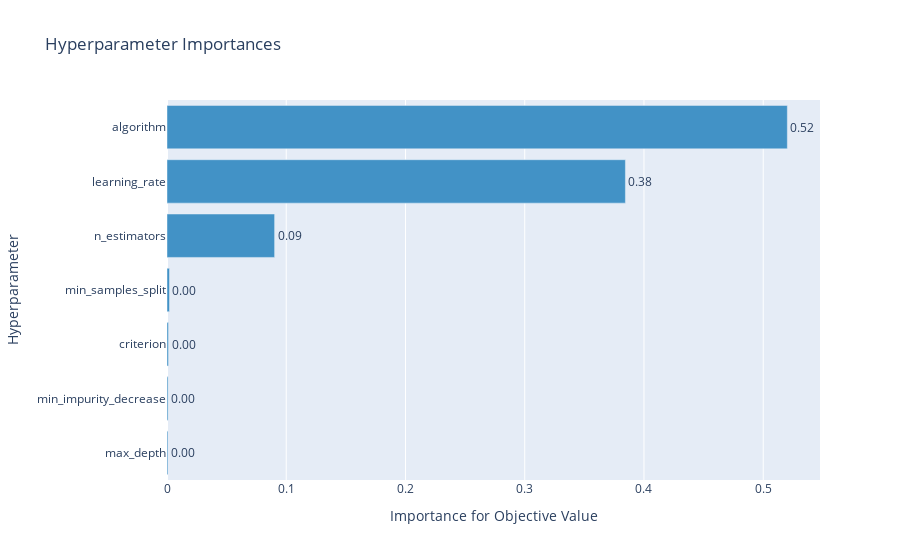

The cell this chart's notebook holds for it:
### Code cell
plot_param_importances(study)

### Figure 1 — Plotly figure (JSON) as saved in the notebook; plotly's stock layout.template omitted (floating-point values rounded to 4 significant figures)
{"data": [{"cliponaxis": false, "hovertemplate": ["max_depth (IntUniformDistribution): 0.0008057212648501752<extra></extra>", "min_impurity_decrease (UniformDistribution): 0.0008988651622014706<extra></extra>", "criterion (CategoricalDistribution): 0.0012571229773361144<extra></extra>", "min_samples_split (IntUniformDistribution): 0.0020896239878789424<extra></extra>", "n_estimators (IntUniformDistribution): 0.09025062216843567<extra></extra>", "learning_rate (UniformDistribution): 0.38444916336419876<extra></extra>", "algorithm (CategoricalDistribution): 0.5202488810750988<extra></extra>"], "marker": {"color": "rgb(66,146,198)"}, "orientation": "h", "text": ["0.0008057212648501752", "0.0008988651622014706", "0.0012571229773361144", "0.0020896239878789424", "0.09025062216843567", "0.38444916336419876", "0.5202488810750988"], "textposition": "outside", "texttemplate": "%{text:.2f}", "type": "bar", "x": [0.0008057, 0.0008989, 0.001257, 0.00209, 0.09025, 0.3844, 0.5202], "y": ["max_depth", "min_impurity_decrease", "criterion", "min_samples_split", "n_estimators", "learning_rate", "algorithm"]}], "layout": {"showlegend": false, "title": {"text": "Hyperparameter Importances"}, "xaxis": {"title": {"text": "Importance for Objective Value"}}, "yaxis": {"title": {"text": "Hyperparameter"}}}}
